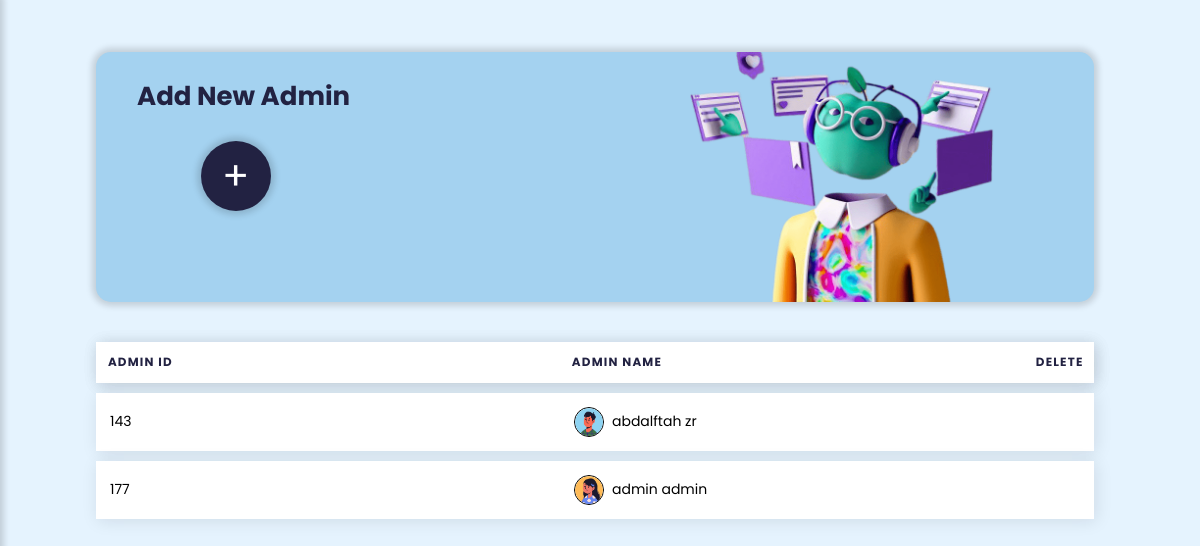
Page /UI/control_panel/admin_control_panel.php (signed in) on the earlier database version.
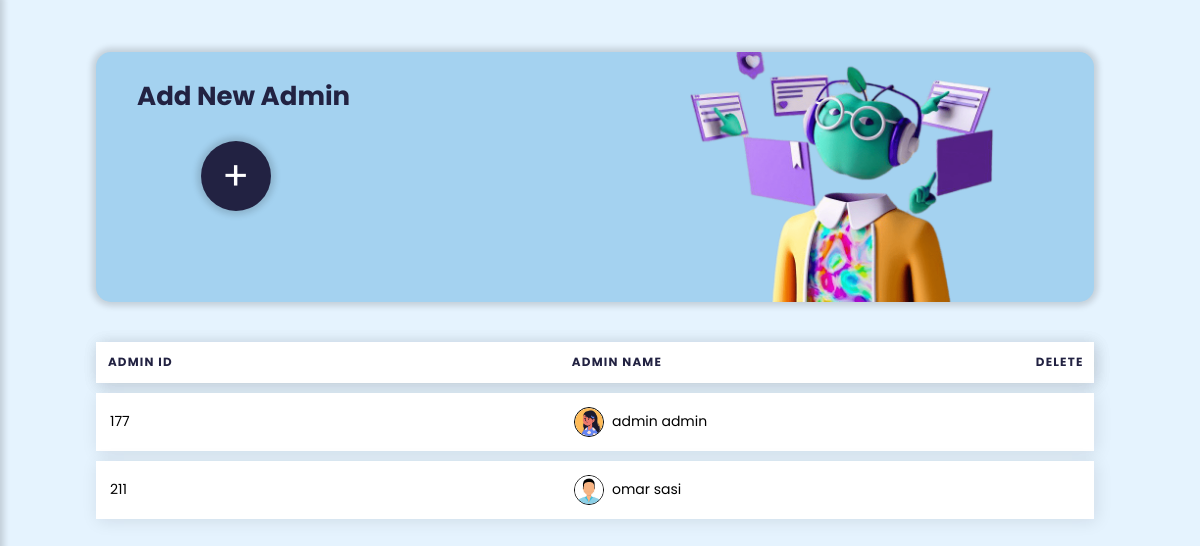
Same page on the later database version.
### tables this page shows
CREATE TABLE IF NOT EXISTS `user` (
  `user_id` int(8) NOT NULL AUTO_INCREMENT,
  `full_name` varchar(50) NOT NULL,
  `password` varchar(225) NOT NULL,
  `u_img` varchar(225) DEFAULT NULL,
  `role` varchar(8) DEFAULT NULL,
  PRIMARY KEY (`user_id`)
);

### DataBase/db.php (called while the page is built, shortened)
<?php
require("Connection.php");
function executeQuery($sql,$data)
{
    global $conn;
    $pre=$conn->prepare($sql);
    $values=array_values($data);
    $types=str_repeat('s',count($values));
    $pre->bind_param($types, ...$values);
    $pre->execute();
    return $pre;
}
function selectAll($table,$condition=[])
{
    global $conn;
    $sql = "SELECT * FROM $table";
    if(empty($condition)){
        $pre = $conn->prepare($sql);
        $pre->execute();
        $records=$pre->get_result()->fetch_all(MYSQLI_ASSOC);
        return $records;
    }
    else{
        $c=0;
        foreach($condition as $key => $value){
            if ($c === 0) {
                $sql = $sql . " WHERE $key=?";
            } else {
                $sql=$sql . " AND $key=?";
            }
            $c++;
        }
        $pre = executeQuery($sql,$condition);
        $records=$pre->get_result()->fetch_all(MYSQLI_ASSOC);
        return $records;
    }
}

### UI/control_panel/admin_control_panel.php (the view, shortened to what this page needs)
<?php
$table="user";
$condition=["role"=>'admin'];
$admins=selectAll($table,$condition);
?>
<!DOCTYPE html>
<html lang="en">
    <head>
        <link rel="stylesheet" href="../../css/controlpanel_groups_teacher_student_files.css">
        <link rel="stylesheet" href="https://maxst.icons8.com/vue-static/landings/line-awesome/line-awesome/1.3.0/css/line-awesome.min.css">
    </head>
<body id="b-vlightblue">
<header class="main_icon">
</header>
<div class="main-content">
    <div class="header-box admin">
        <div class="header-box-content-table">
            <h2>Add New Admin</h2><br>
            <a href="<?php echo BASE_URL . '/UI/control_panel/create_admin.php' ?>">
                <button class="btn-create">+</button>
            </a>
        </div>
        <img class="file_image_3d" src="../../sources/image/admin_image_3d.png" >
    </div>
    <div class="table-box">
        <table class="table">
            <thead>
                <tr>
                    <th scope="col">Admin Id</th>
                    <th scope="col">Admin Name</th>
                    <th scope="col" width="70px">Delete</th>
                </tr>
            </thead>
            <tbody>
            <?php foreach($admins as $key => $admin):?>
                <tr id="<?php echo $admin['user_id'] ?>">
                    <td data-label="tr-id"><?php echo $admin['user_id'] ?></td>
                    <td data-label="tr-name"><img src="<?php echo BASE_URL . '/sources/image/' . $admin['u_img']; ?>" class="tab-img" style="width: 30px; height: 30px;border-radius:100%;"><?php echo $admin['full_name'] ?></td>
                    <td data-label="delete"><a  onclick="return confirmDelete()" href="admin_control_panel.php?deleteID=<?php echo $admin['user_id']; ?>"><i class="las la-trash-alt ticon delet"></i></a></td>
                </tr>
            <?php endforeach; ?>
            </tbody>
        </table>
    </div>
</div>
</body>
</html>

Differences in the rows shown:
removed user: user_id "143", u_img (picture), full_name "abdalftah zr"
added user: user_id "211", u_img (picture), full_name "omar sasi"
